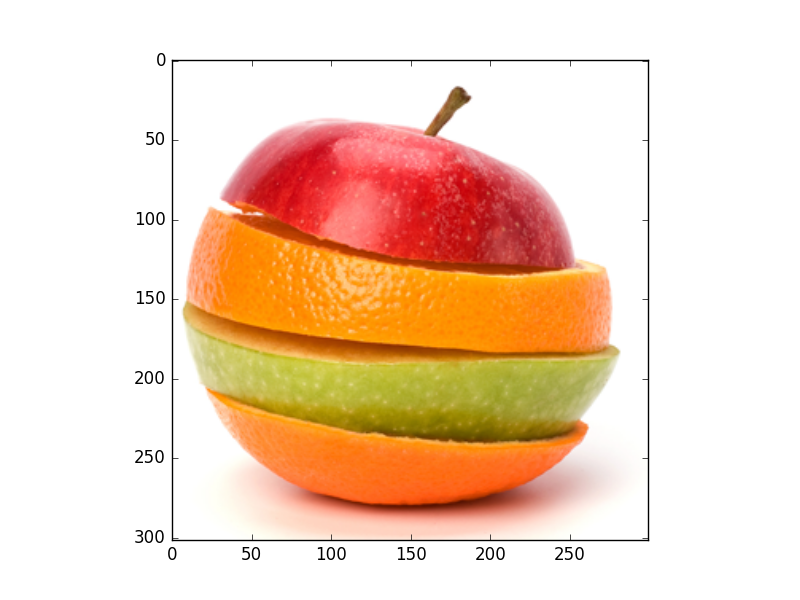
#> input picture images/Apple.jpg, 800 x 600 px
$ python -i HarrisCorner.py   (imports and definitions only)   (older library calls are emulated)
#> lines starting #> are read from the running program, lines starting #| are printed output that depends on the picture
#> further down, picture is the input picture: shape (600, 800, 3); mean B, G, R 193.7, 214.8, 243.2
import cv2
import numpy as np

class Harris():
    def harris_corner_detector(self,image, k=0.04, threshold=0.01):
        # Convert image to grayscale
#> called with k = 0.04, threshold = 0.01
        gray = cv2.cvtColor(image, cv2.COLOR_BGR2GRAY)
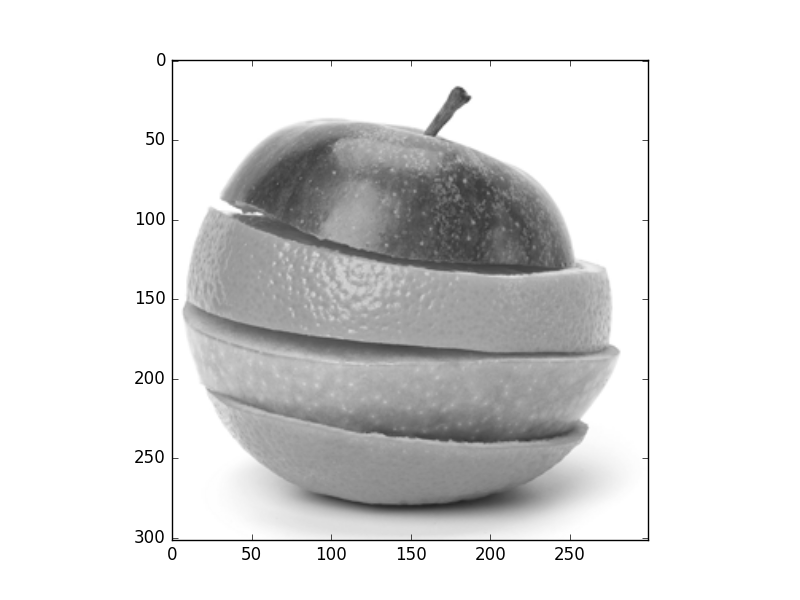
#> gray: shape (600, 800); min 0, max 255, mean 220.9

        # Compute gradient using Sobel operator
        sobelx = cv2.Sobel(gray, cv2.CV_64F, 1, 0, ksize=3)
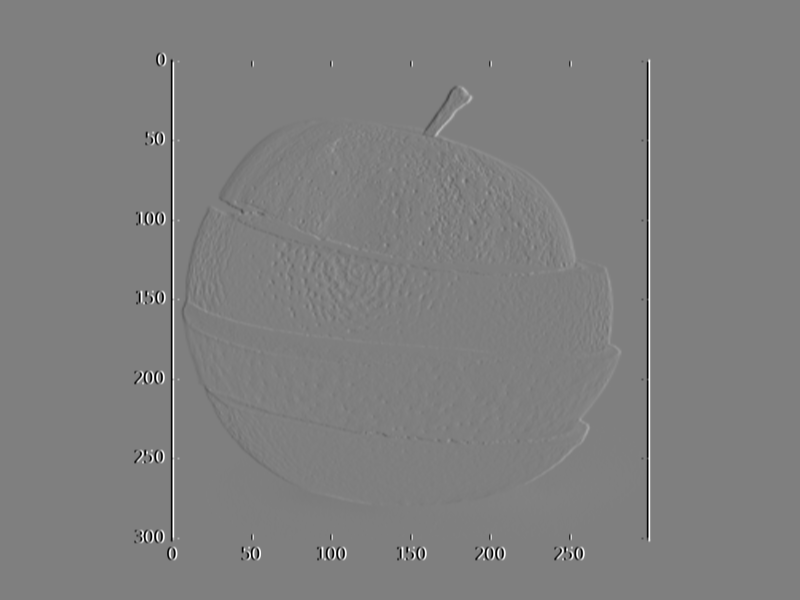
#> sobelx: shape (600, 800) float64; min -1020, max 1020, mean 0; drawn with min black and max white
        sobely = cv2.Sobel(gray, cv2.CV_64F, 0, 1, ksize=3)

        # Compute products of derivatives
        IxIx = sobelx ** 2
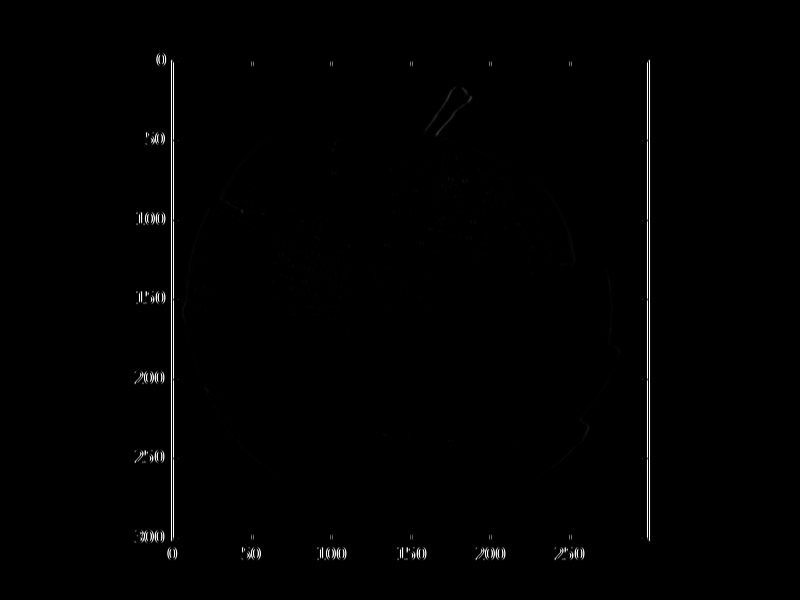
#> IxIx: shape (600, 800) float64; min 0, max 1040400, mean 7245.2; drawn with min black and max white
        IyIy = sobely ** 2
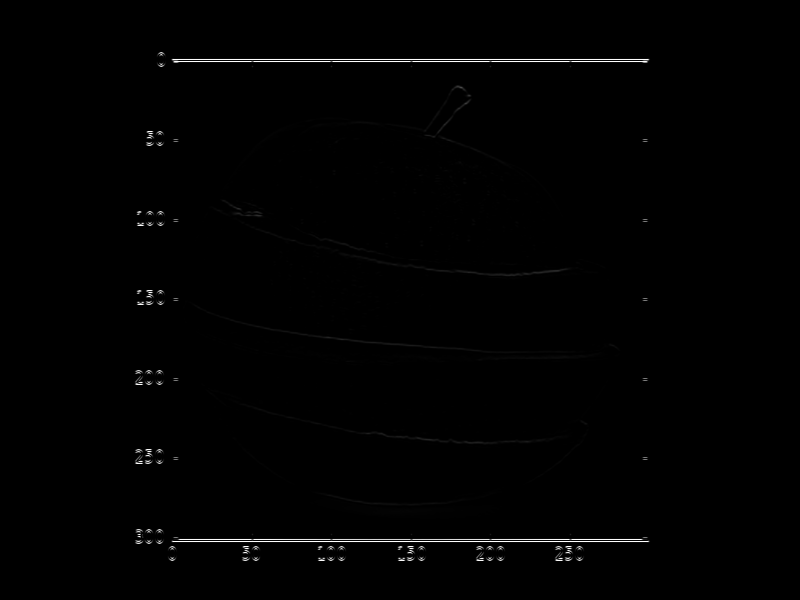
#> IyIy: shape (600, 800) float64; min 0, max 1040400, mean 6762.7; drawn with min black and max white
        IxIy = sobelx * sobely

        # Compute sums of products of derivatives over a local window
        sum_IxIx = cv2.GaussianBlur(IxIx, (3,3), 0)
        sum_IyIy = cv2.GaussianBlur(IyIy, (3,3), 0)
        sum_IxIy = cv2.GaussianBlur(IxIy, (3,3), 0)

        # Compute the Harris response
        det = (sum_IxIx * sum_IyIy) - (sum_IxIy ** 2)
        trace = sum_IxIx + sum_IyIy
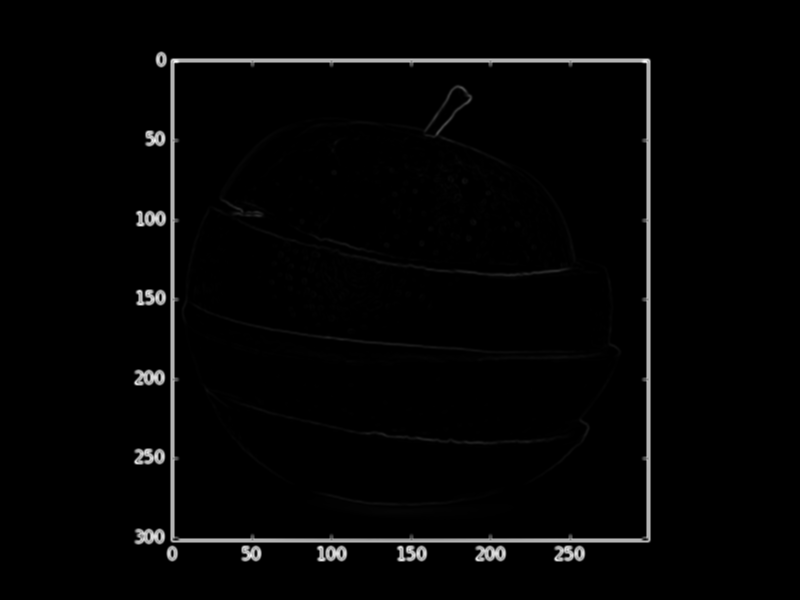
#> trace: shape (600, 800) float64; min 0, max 742844.8, mean 14007.9; drawn with min black and max white
        harris_response = det - k * (trace ** 2)
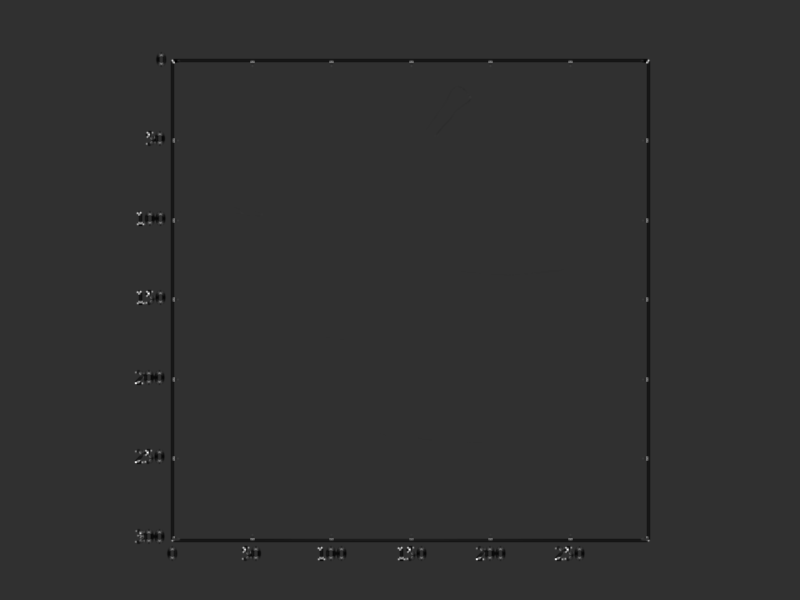
#> harris_response: shape (600, 800) float64; min -2.03e+10, max 8.61e+10, mean -125065618.1; drawn with min black and max white

        # Threshold the Harris response
        corner_threshold = harris_response.max() * threshold
#> corner_threshold = 860642296.6
        corners = np.where(harris_response > corner_threshold)
#> corners = 1986 positions, rows 53 to 560, columns 134 to 650

        # Return corner coordinates
        corner_coords = np.vstack((corners[1], corners[0])).T
#> corner_coords = 1986 pairs, first value 134 to 650, second value 53 to 560


        # Draw corners on the image
        for corner in corner_coords:
            cv2.circle(image, tuple(corner), 2, (0, 255, 0), -1)
#> this loop made 1986 passes
#> corner on passes 1 to 3: [159, 53], [162, 53], [159, 54]

        # Write output image
        cv2.imwrite('./static/imgs/output_harris.jpg', image)
        return "Done"


    # [52 lines left out: function lambdamin, not called in this run]

>>> import cv2
>>> picture = cv2.imread('../images/Apple.jpg')
>>> result = Harris().harris_corner_detector(picture)
#> result = 'Done'
